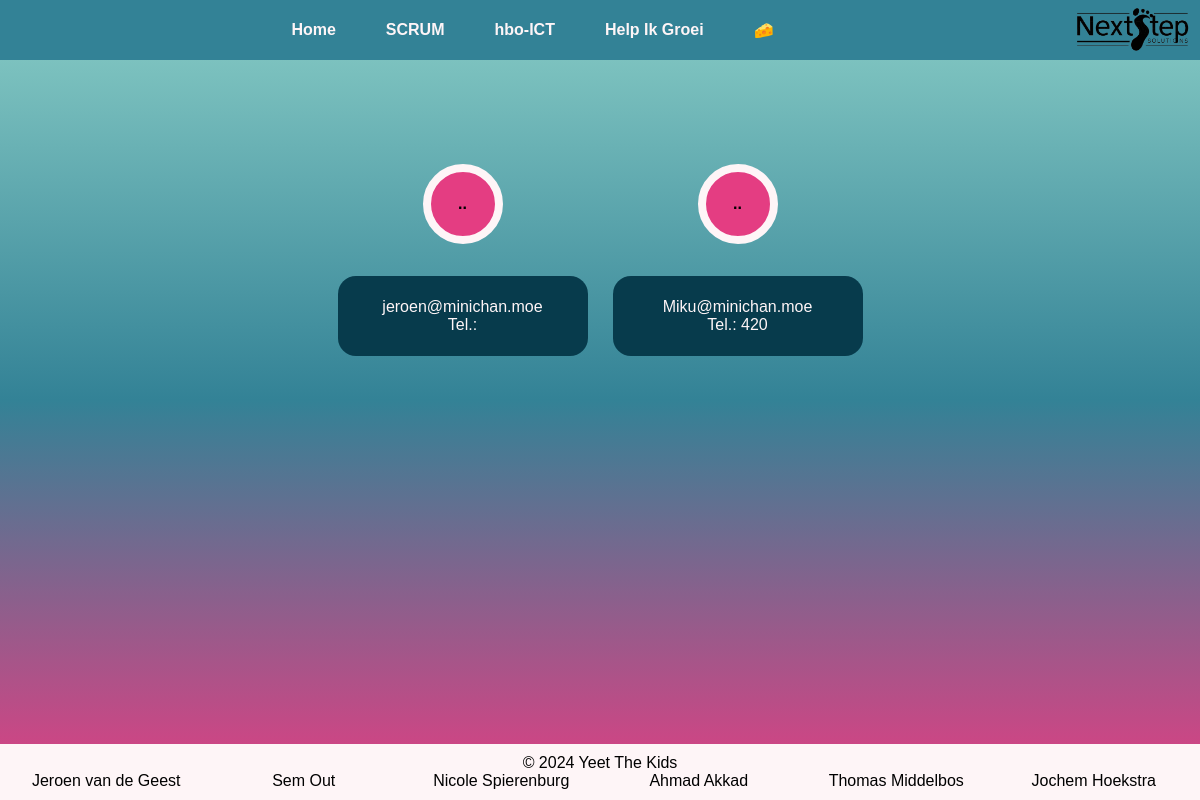
The page /profiles/profiles/ (signed in) on the database as committed earlier.
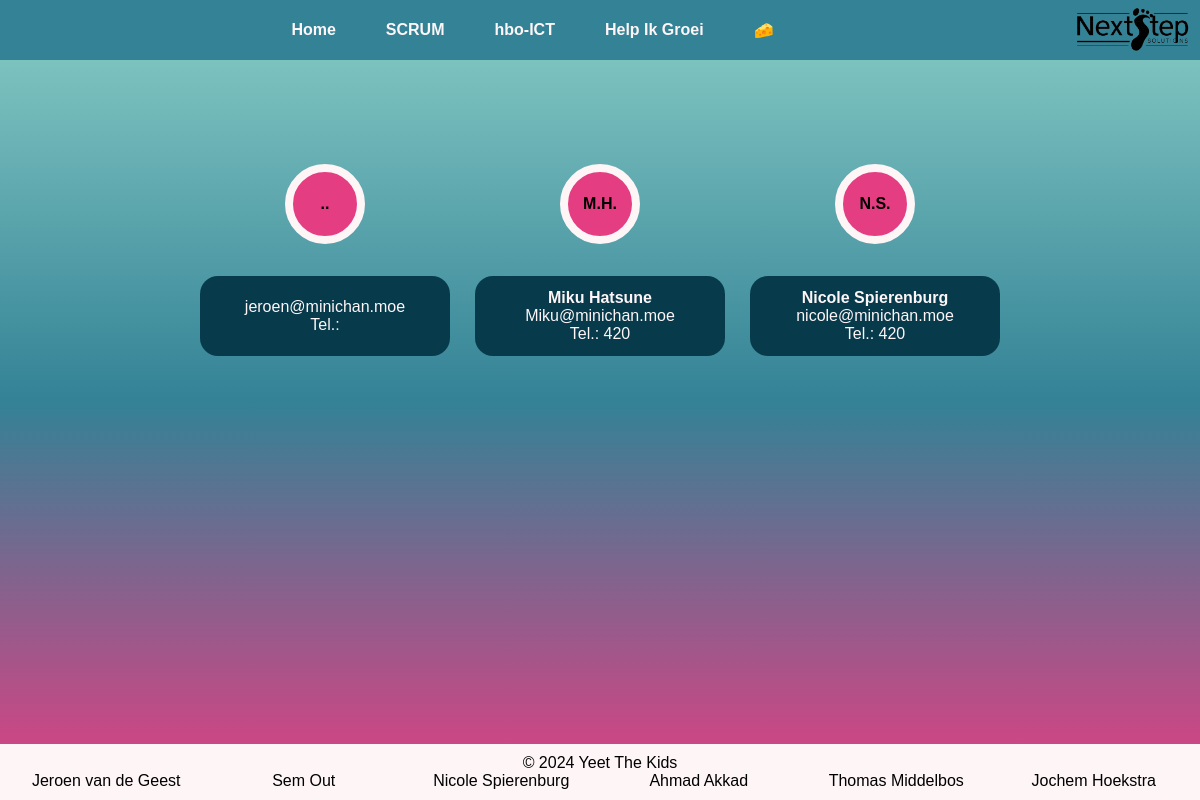
The same page on the database as committed later.
### user_profiles/models.py (models this page shows, shortened)
class User(AbstractUser):
    GENDERS = [
        ('geheim', 'Geheim'),
        ('vrouw', 'Vrouwelijk'),
        ('man', 'Mannelijk'),
        ('nb', 'Non-Binair'),
    ]
    pfp = models.ImageField(upload_to='profile_pics/', blank=True, null=True)
    city = models.CharField(max_length=100)
    birthday = models.DateField(default=datetime.datetime.now())
    gender = models.CharField(max_length=10, choices=GENDERS)
    pronouns = models.CharField(max_length=15, blank=True)
    number = models.CharField(max_length=12)
    bio = models.TextField(max_length=1000, blank=True)
    trivia1 = models.CharField(max_length=100, blank=True)
    trivia2 = models.CharField(max_length=100, blank=True)
    trivia3 = models.CharField(max_length=100, blank=True)
    trivia4 = models.CharField(max_length=100, blank=True)
    trivia5 = models.CharField(max_length=100, blank=True)
    def __getitem__(self, key):
        return getattr(self, key)

### user_profiles/views.py (the view)
# urls.py: path('profiles/', user_profile_list, name='user_profile_list'),
@login_required
def user_profile_list(request):
    profiles = User.objects.all()
    return render(request, 'list.html', {'profiles': profiles})

### user_profiles/templates/list.html (shortened to what this page needs)
{% extends 'core/base.html' %}
{% load static from static %}
{% block head %}
<link rel="stylesheet" href="{% static 'profiles_list.css' %}">
{% endblock %}
{% block content %}
<div id="main-content">
    <div class="all-profiles">
        {% for profile in profiles %}
        <a href="/profiles/{{ profile.first_name }}" class="user-profile-link">
            <div class="user">
                <div class="initials-icon">
                    <div class="initials">{{ profile.first_name|make_list|first }}.{{ profile.last_name|make_list|first }}.</div>
                </div>
                <div class="basic-info-block">
                    <div class="full-name">{{ profile.first_name }} {{ profile.last_name }}</div>
                    <div class="email-address">{{ profile.email }}</div>
                    <div class="phone-number">Tel.: {{ profile.number }}</div>
                </div>
            </div>
        </a>
        {% endfor %}
    </div>
</div>
{% endblock %}

Rows that differ between the two databases and show on the page:
changed User "Miku@minichan.moe": first_name|make_list (not shown) → "M"; last_name|make_list (not shown) → "H"; first_name (not shown) → "Miku"; last_name (not shown) → "Hatsune"
added User: first_name|make_list "N", last_name|make_list "S", first_name "Nicole", last_name "Spierenburg", email "nicole@minichan.moe", number "420"
